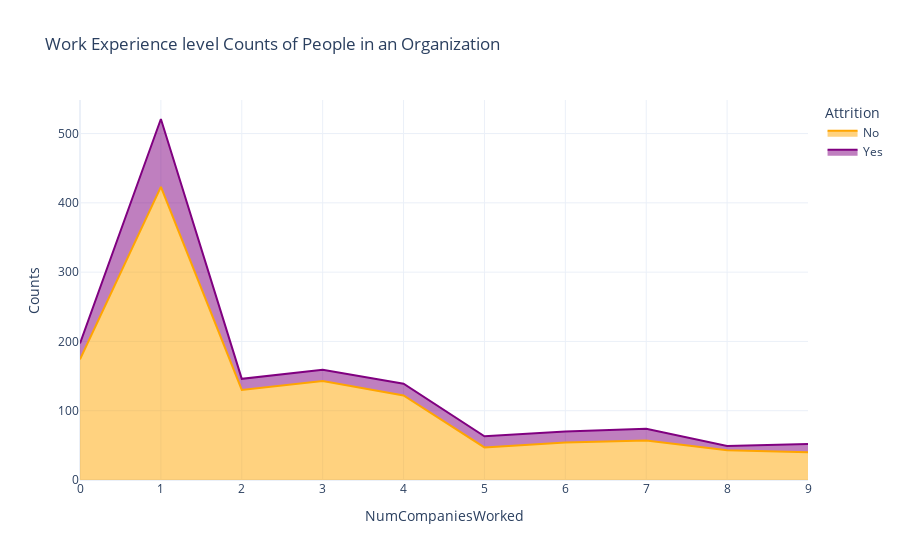

Notebook source saved alongside this figure:
### Code cell
ncwrd_att=df.groupby(['NumCompaniesWorked','Attrition']).apply(lambda x:x['DailyRate'].count()).reset_index(name='Counts')
fig=px.area(ncwrd_att,x='NumCompaniesWorked',y='Counts',color_discrete_sequence=['orange', 'purple'],color='Attrition',template='plotly_white',title='Work Experience level Counts of People in an Organization')
fig.show()

### Figure 1 — Plotly figure (JSON) as saved in the notebook; plotly's stock layout.template omitted (floating-point values rounded to 4 significant figures)
{"data": [{"hovertemplate": "Attrition=No<br>NumCompaniesWorked=%{x}<br>Counts=%{y}<extra></extra>", "legendgroup": "No", "line": {"color": "orange"}, "mode": "lines", "name": "No", "orientation": "v", "showlegend": true, "stackgroup": "1", "type": "scatter", "x": [0, 1, 2, 3, 4, 5, 6, 7, 8, 9], "xaxis": "x", "y": [174, 423, 130, 143, 122, 47, 54, 57, 43, 40], "yaxis": "y"}, {"hovertemplate": "Attrition=Yes<br>NumCompaniesWorked=%{x}<br>Counts=%{y}<extra></extra>", "legendgroup": "Yes", "line": {"color": "purple"}, "mode": "lines", "name": "Yes", "orientation": "v", "showlegend": true, "stackgroup": "1", "type": "scatter", "x": [0, 1, 2, 3, 4, 5, 6, 7, 8, 9], "xaxis": "x", "y": [23, 98, 16, 16, 17, 16, 16, 17, 6, 12], "yaxis": "y"}], "layout": {"legend": {"title": {"text": "Attrition"}, "tracegroupgap": 0}, "title": {"text": "Work Experience level Counts of People in an Organization"}, "xaxis": {"anchor": "y", "domain": [0, 1], "title": {"text": "NumCompaniesWorked"}}, "yaxis": {"anchor": "x", "domain": [0, 1], "title": {"text": "Counts"}}}}
